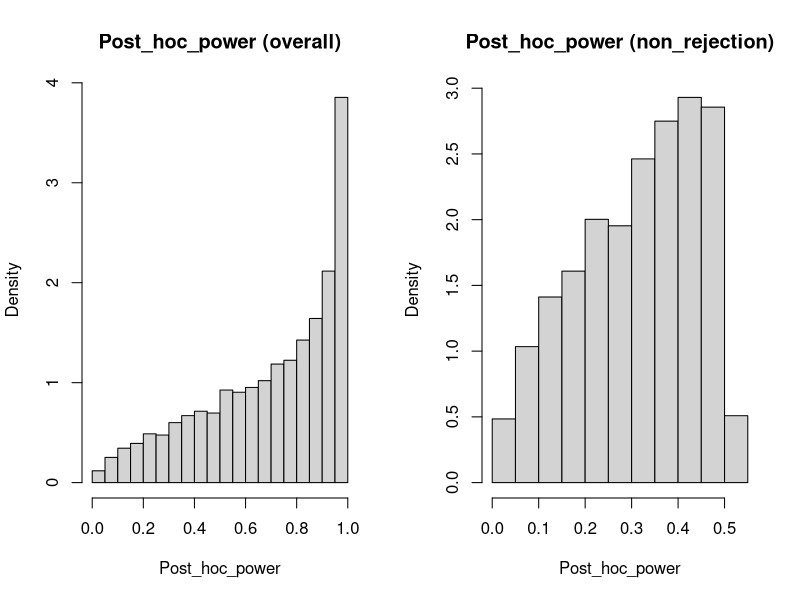

Recreate this plot in R.
n <- 30
mu <- 0.5
n_sim <- 10000

# True power is about 0.75

power.t.test(n=n, delta=mu, sd=1, type='one.sample', alt='two.sided')$power

# Simulation

ind <- rep(FALSE, n_sim)
observed_power <- rep(0, n_sim)

for(i in 1:n_sim){
  
  data <- rnorm(n, mu, 1)
  es <- abs(mean(data)/sd(data))
  
  # Record the "observed power"
  
  observed_power[i] <- power.t.test(n=n, delta=es, sd=1, type='one.sample', alt='two.sided')$power

  # Was the null rejected?
  
  if(t.test(data, mu=0)$p.value > .05) ind[i] <- T
  
}

# Overall distribution of observed power

summary(observed_power)
sd(observed_power)

# Post hoc power from non-rejection cases

non_rejection <- observed_power[ind]
summary(non_rejection)
sd(non_rejection)

# Plots
  
par(mfrow=c(1,2))
hist(observed_power, prob=T, xlab='Post_hoc_power', main='Post_hoc_power (overall)')
hist(non_rejection, prob=T, xlab='Post_hoc_power', main='Post_hoc_power (non_rejection)') 
